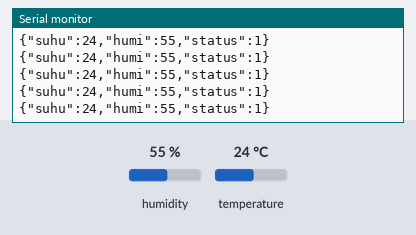
Bench run of a sketch on a simulated Arduino Uno, built with avr-gcc and run on an emulated ATmega328P. Shown: the last lines printed to the serial monitor. Inputs (shaded band) come from the test bench; at power-on: humidity 55 %, temperature 24 °C.

Above: at 2.9 s.
3.0 s: humidity set to 22 %
At 4.52 s:
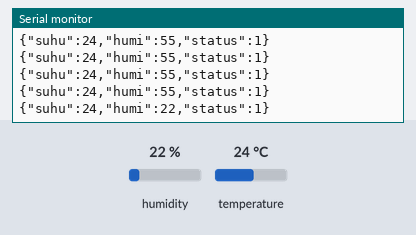
5.9 s: temperature set to 12 °C
At 6.34 s:
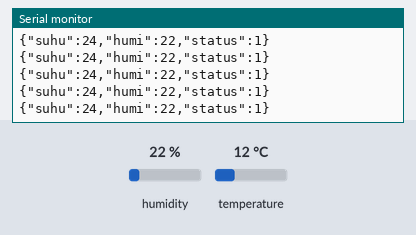
8.8 s: humidity set to 40 %
At 8.8 s:
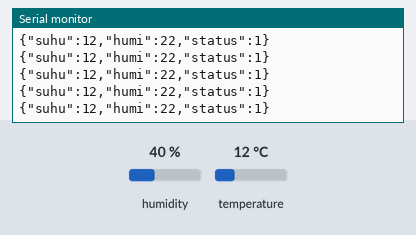
Timing chart, 0 to 11.8 s (numbered marks = the images above; inputs shaded):
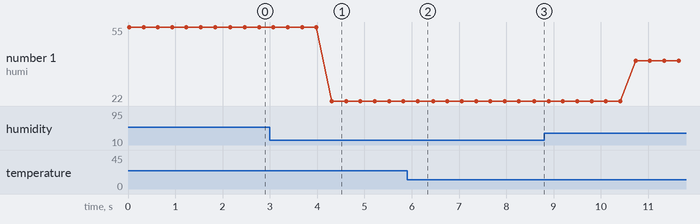

Measured:
- after the input at 3.0 s, the serial monitor: prints a new line after 1.3 s (image 1)
- plotted number 1: 55 → 22 after the input at 3.0 s, 22 → 40 after the input at 8.8 s

The sketch:

temp_arduino.ino
```cpp
#include <DHT.h> //library DHT
#include <ArduinoJson.h>
#define DHTPIN 2 //pin DATA konek ke pin 2 Arduino
#define DHTTYPE DHT11 //tipe sensor DHT11

DHT dht(DHTPIN, DHTTYPE); //set sensor + koneksi pin


float humi, temp;//deklarasi variabel

void setup()
{
  Serial.begin(9600); //baud 9600
}

void loop(){
  JsonDocument doc;
  String jsonString;
  humi = dht.readHumidity();//baca kelembaban
  temp = dht.readTemperature();//baca suhu

  if (isnan(humi) || isnan(temp)) { //jika tidak ada hasil
    doc["status"] = 0;
  }
  else{
    doc["suhu"] = temp;
    doc["humi"] = humi;
    doc["status"] = 1;
  }
  //konversikan json ke string
  serializeJson(doc, Serial);
  Serial.println();

  // doc.clear();

  delay(300);
}    
```
